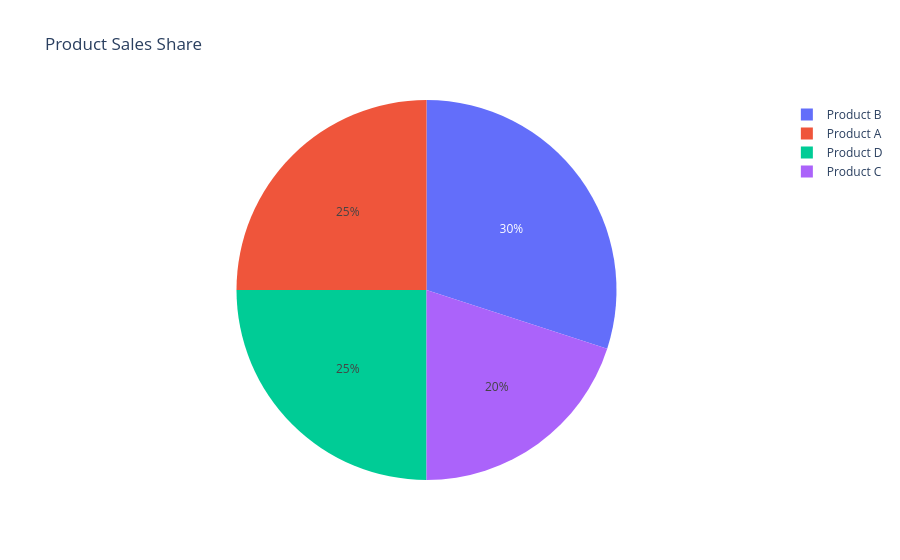

Here is the notebook cell this chart was saved with:
### Code cell
#7. Create a Pie Chart
#Pie charts show the share of each category in a total.

labels = ['Product A', 'Product B', 'Product C', 'Product D']
values = [25, 30, 20, 25]

fig = px.pie(
    names=labels,
    values=values,
    title='Product Sales Share'
)
fig.show()
fig.write_html("plot.html")

### Figure 1 — Plotly figure (JSON) as saved in the notebook; plotly's stock layout.template omitted (floating-point values rounded to 4 significant figures)
{"data": [{"domain": {"x": [0, 1], "y": [0, 1]}, "hovertemplate": "label=%{label}<br>value=%{value}<extra></extra>", "labels": ["Product A", "Product B", "Product C", "Product D"], "legendgroup": "", "name": "", "showlegend": true, "type": "pie", "values": [25, 30, 20, 25]}], "layout": {"legend": {"tracegroupgap": 0}, "title": {"text": "Product Sales Share"}}}
